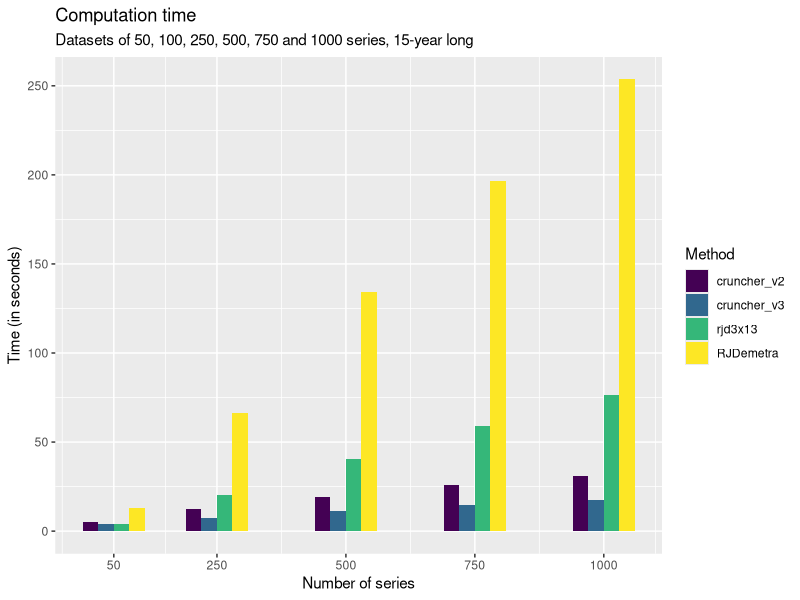

The R source for this figure:
## ---- chunk 1
#| echo: false
#| eval: true
#| label: "graph-perf"
#| fig-width: 8
#| fig-height: 5
#| fig-dpi: 500

library("ggplot2")
library("dplyr")
read.table(
    file = "Data/time.csv",
    sep = ";",
    dec = ".",
    header = TRUE,
    encoding = "UTF-8"
) |>
    filter(nb_years == 15, nb_series != 100) |>
    ggplot(data = _, aes(x = nb_series, fill = method, y = time)) +
    geom_bar(stat = "identity", position = "dodge", width = 120) +
    labs(
        fill = "Method",
        x = "Number of series",
        y = "Time (in seconds)",
        title = paste0("Computation time"),
        subtitle = "Datasets of 50, 100, 250, 500, 750 and 1000 series, 15-year long"
    ) +
    scale_x_continuous(breaks = c(50, 250, 500, 750, 1000)) +
    scale_fill_viridis_d()
